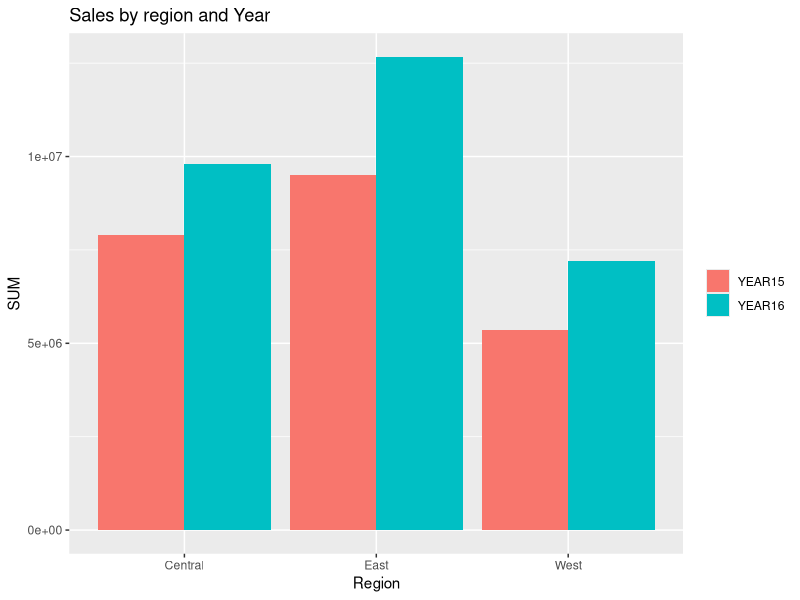
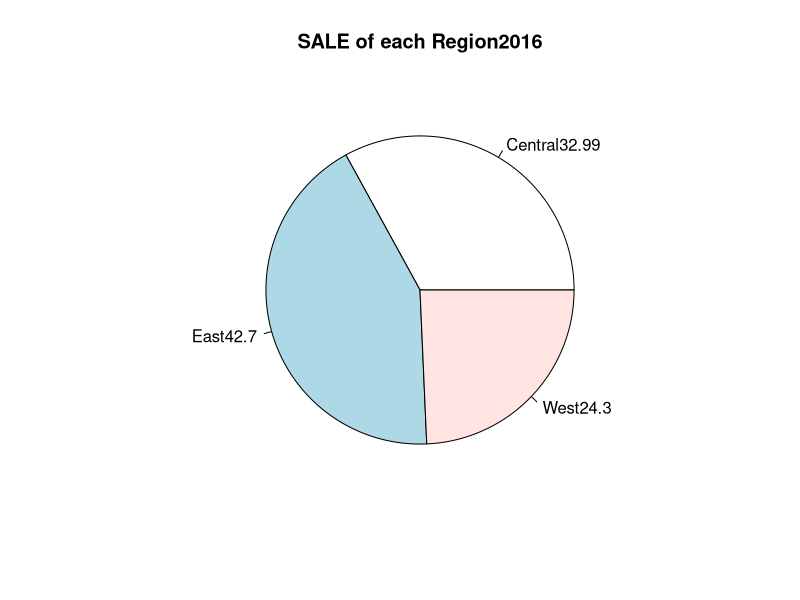
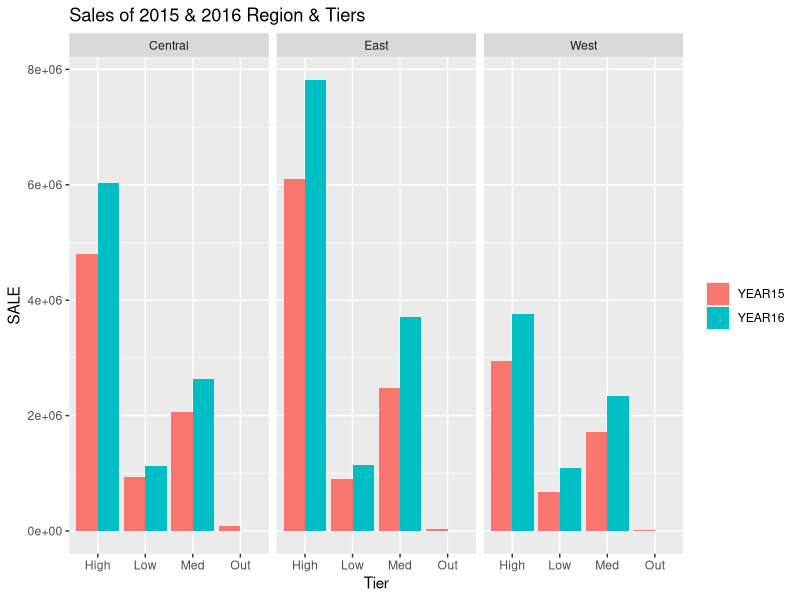
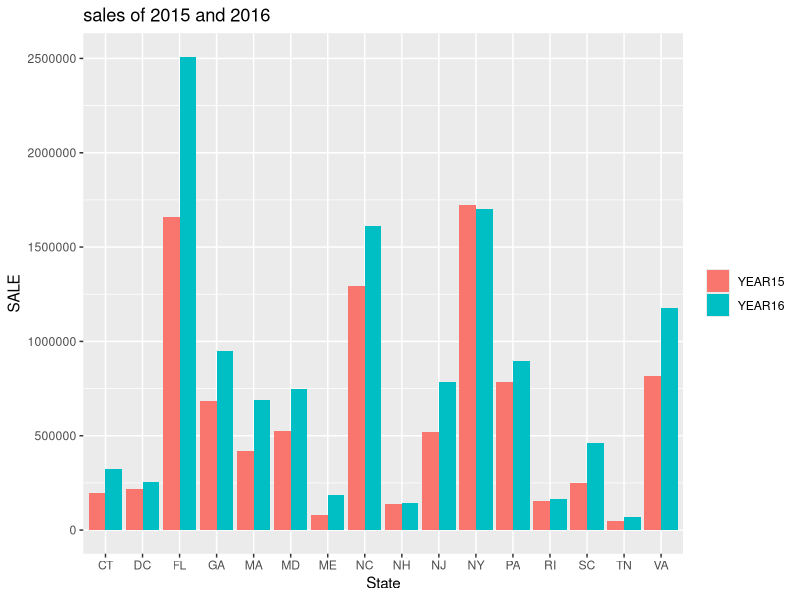
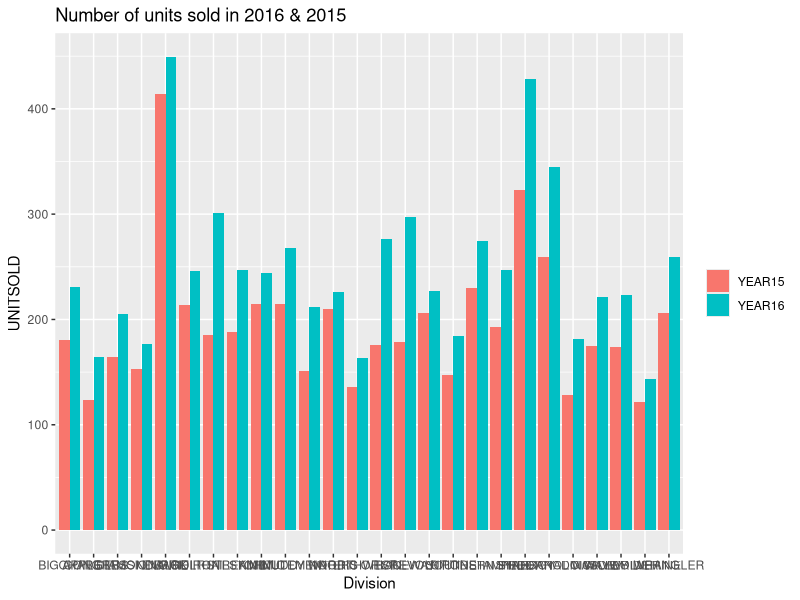
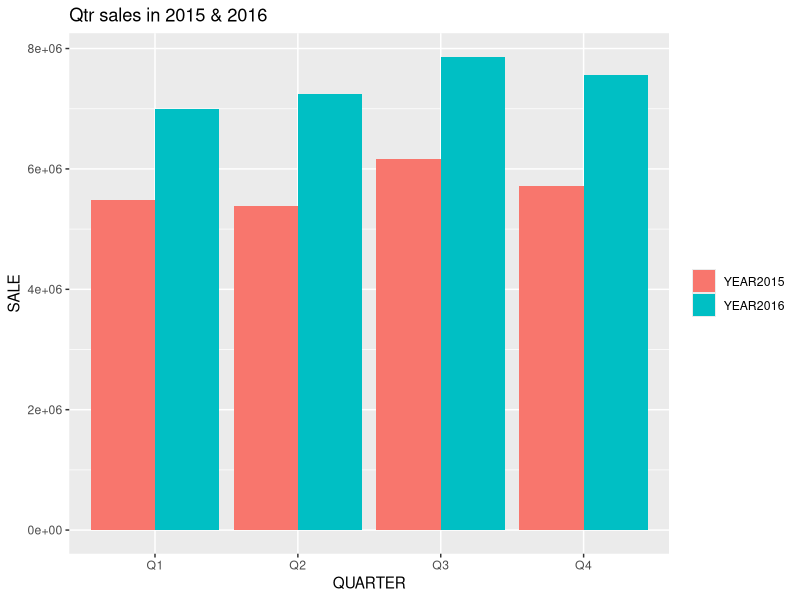
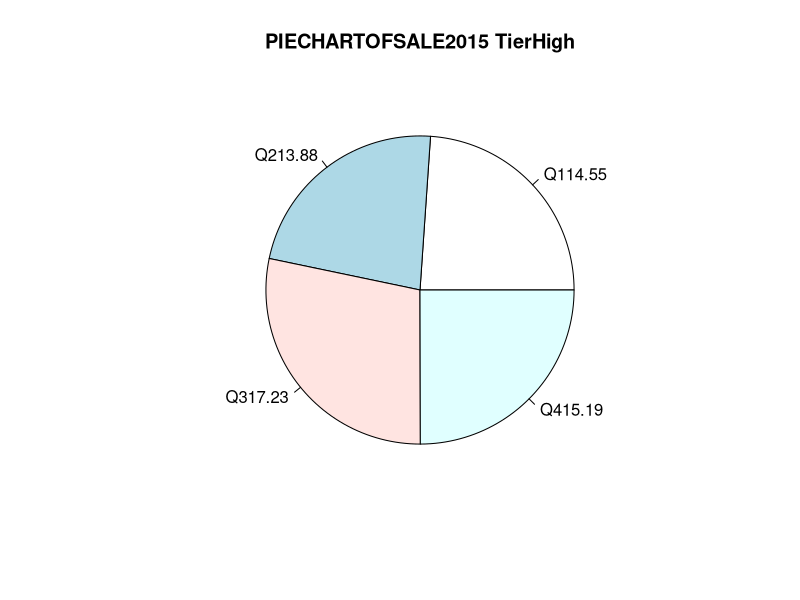
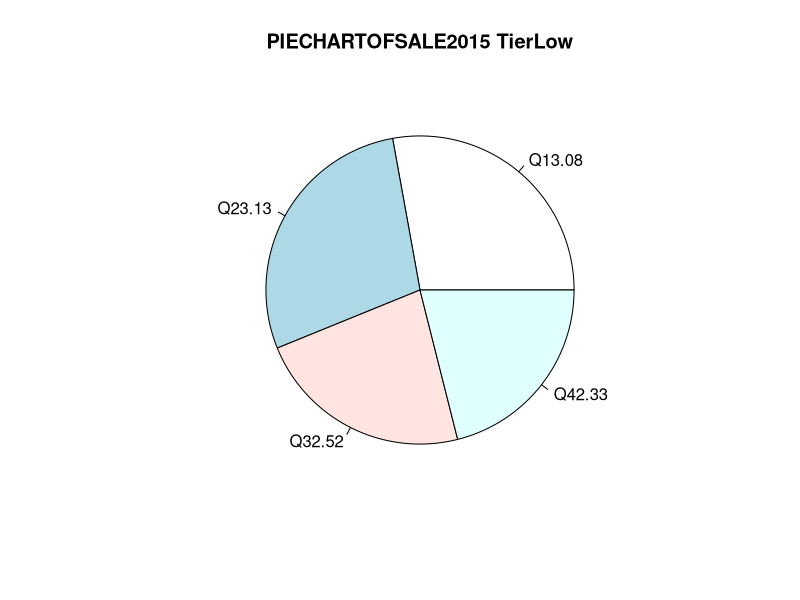

Here is the R script that generated these plots, in order:
## ---- chunk 1
knitr::opts_chunk$set(echo = TRUE)
## ---- chunk 2
  DataFile <- read.csv("SalesData.csv")
  
  require(dplyr)
  require(ggplot2)
## ---- chunk 3
  A <- DataFile %>% dplyr::group_by(Region) %>% dplyr::summarise(SUM=sum(Sales2015))
  A$YEAR <- "YEAR15"
  
  
  B <- DataFile %>% dplyr::group_by(Region) %>% dplyr::summarise(SUM=sum(Sales2016))
  B$YEAR <- "YEAR16"
  AB <- rbind(A,B)
 
  ggplot2::ggplot(data=AB) + aes(x=Region, y= SUM, fill=YEAR, main = "Sales by Region and Year") + 
    geom_bar(stat="identity", position = "dodge")+ theme(legend.title = 
  element_blank())+ labs(title = "Sales by region and Year")
    
## ---- chunk 4
  PIE <- DataFile %>% dplyr::group_by(Region) %>% dplyr::summarise(Total_Sale =round(sum(Sales2016)*100/sum(DataFile$Sales2016),2))
                                                              
  
pie(PIE$Total_Sale, labels =paste0(PIE$Region,PIE$Total_Sale ), main ="SALE of each Region2016")
## ---- chunk 5
  QUE3_1 <-   DataFile %>% dplyr::group_by(Region,Tier) %>% dplyr::summarise(SALE = sum(Sales2015))
 QUE3_1$YEAR<- "YEAR15"
 
QUE3_2 <-   DataFile %>% dplyr::group_by(Region,Tier) %>% dplyr::summarise(SALE = sum(Sales2016))
QUE3_2$YEAR<- "YEAR16"

  QUE3 <-rbind(QUE3_1,QUE3_2)
 

ggplot2::ggplot(data =QUE3 ) + aes(x =Tier, y =SALE, fill =YEAR ) + geom_bar(stat = "identity", position = "dodge") + 
  facet_grid(.~Region)+ theme(legend.title = element_blank())+labs(title = "Sales of 2015 & 2016 Region & Tiers")
## ---- chunk 6
QUE4 <- DataFile[DataFile$Region =="East",]
 QUE4_1 <- QUE4 %>% dplyr::group_by(State) %>% dplyr::summarise(SALE = sum(Sales2016))
 QUE4_1$YEAR<- "YEAR16"
 
 QUE4_2 <- QUE4 %>% dplyr::group_by(State) %>% dplyr::summarise(SALE = sum(Sales2015))
 QUE4_2$YEAR<- "YEAR15"

  QUE412 <- rbind(QUE4_1, QUE4_2)


ggplot2::ggplot(data =QUE412 ) + aes(x =State, y =SALE, fill =YEAR ) + geom_bar(stat = "identity", position = "dodge") + 
  theme(legend.title = element_blank())+labs(title = "sales of 2015 and 2016" )
## ---- chunk 7

  QUE5<- DataFile[DataFile$Tier=="High",]

QUE5_1 <- QUE5 %>% dplyr::group_by(Division) %>% dplyr::summarise(UNITSOLD = sum(Units2015))
QUE5_1$YEARLY<- "YEAR15"

QUE5_2 <- QUE5 %>% dplyr::group_by(Division) %>% dplyr::summarise(UNITSOLD = sum(Units2016))
QUE5_2$YEARLY<- "YEAR16"

QUE512 <-rbind(QUE5_1,QUE5_2)

ggplot2::ggplot(data =QUE512) + aes(x=Division, y =UNITSOLD, fill = YEARLY ) +  geom_bar(stat = "identity", position = "dodge") +
  theme(legend.title = element_blank())+labs(title = "Number of units sold in 2016 & 2015" )
## ---- chunk 8

QUE6Q1 <- DataFile[(DataFile$Month == "Jan") | (DataFile$Month == "Feb") | (DataFile$Month =="Mar"),]
QUE6Q1$QUARTER <- "Q1"

QUE6Q2 <- DataFile[(DataFile$Month == "Apr") | (DataFile$Month == "May") | (DataFile$Month =="Jun"),]
QUE6Q2$QUARTER <- "Q2"

QUE6Q3 <- DataFile[(DataFile$Month == "Jul") | (DataFile$Month == "Aug") | (DataFile$Month =="Sep"),]
QUE6Q3$QUARTER <- "Q3"

QUE6Q4 <- DataFile[(DataFile$Month == "Oct") | (DataFile$Month == "Nov") | (DataFile$Month =="Dec"),]
QUE6Q4$QUARTER <- "Q4"

QUE6_Qtr <- rbind(QUE6Q1,QUE6Q2,QUE6Q3,QUE6Q4)

head(QUE6_Qtr,10)
## ---- chunk 9

QUE7 <-QUE6_Qtr
QUE7_1 <- QUE7 %>% dplyr::group_by(QUARTER) %>% dplyr::summarise(SALE = sum(Sales2015))
QUE7_1$YEAR <- "YEAR2015"

QUE7_2 <- QUE7 %>% dplyr::group_by(QUARTER) %>% dplyr::summarise(SALE = sum(Sales2016))
QUE7_2$YEAR <- "YEAR2016"


QUE7A <- rbind(QUE7_1,QUE7_2)

ggplot2::ggplot(data =QUE7A ) + aes(x =QUARTER, y =SALE, fill =YEAR) +geom_bar(stat = "identity", position = "dodge") + 
  theme(legend.title = element_blank())+labs(title = "Qtr sales in 2015 & 2016" )
## ---- chunk 10


QUE8_1 <- QUE7 %>% dplyr::group_by(Tier, QUARTER) %>% dplyr::summarise(Sale =round(sum(Sales2015)*100/sum(DataFile$Sales2015),2))


QUE8A <- QUE8_1[QUE8_1$Tier =="High", ]
pie(QUE8A$Sale,labels =paste0(QUE8A$QUARTER,QUE8A$Sale), main ="PIECHARTOFSALE2015 TierHigh")

QUE8B <- QUE8_1[QUE8_1$Tier =="Low", ]
pie(QUE8B$Sale,labels =paste0(QUE8B$QUARTER,QUE8B$Sale), main ="PIECHARTOFSALE2015 TierLow")


QUE8C <- QUE8_1[QUE8_1$Tier =="Med", ]
pie(QUE8C$Sale,labels =paste0(QUE8C$QUARTER,QUE8C$Sale), main ="PIECHARTOFSALE2015 TierMed")



QUE8D <- QUE8_1[QUE8_1$Tier =="Out", ]
pie(QUE8D$Sale,labels =paste0(QUE8D$QUARTER,QUE8D$Sale), main ="PIECHARTOFSALE2015 TierOut")
